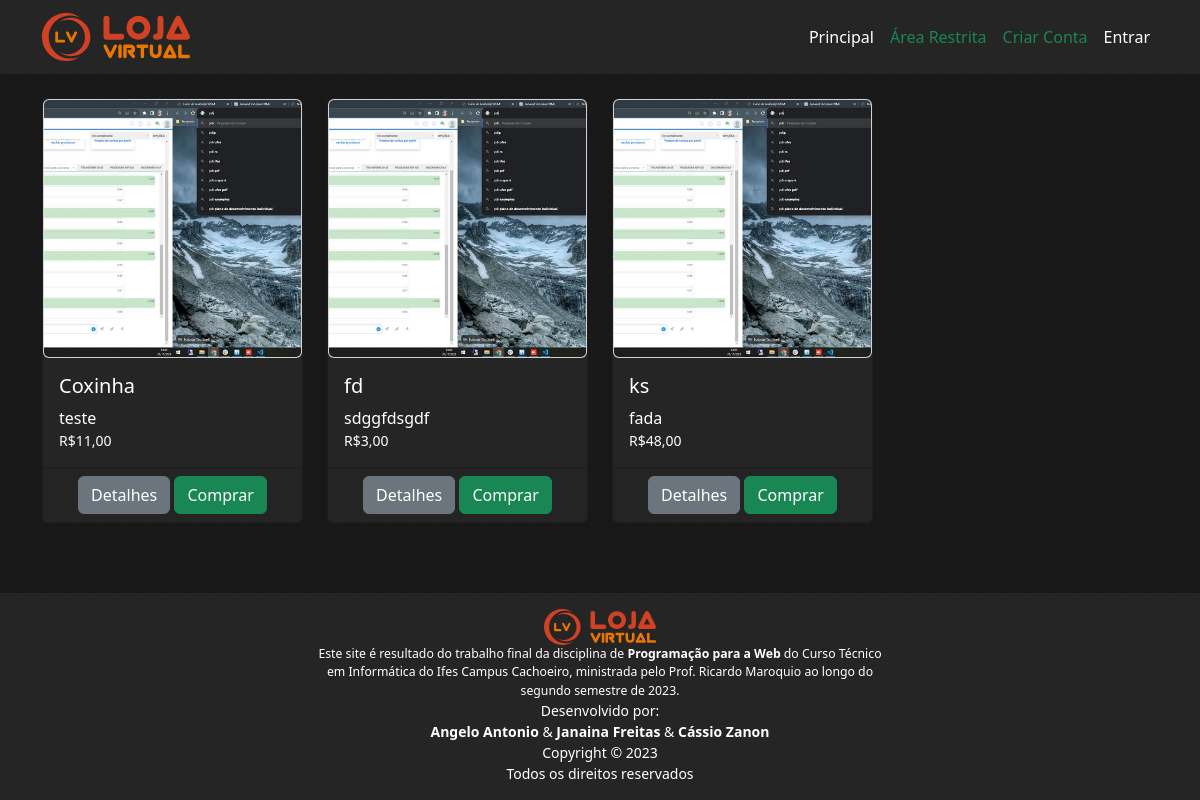
Before: / with the older database file.
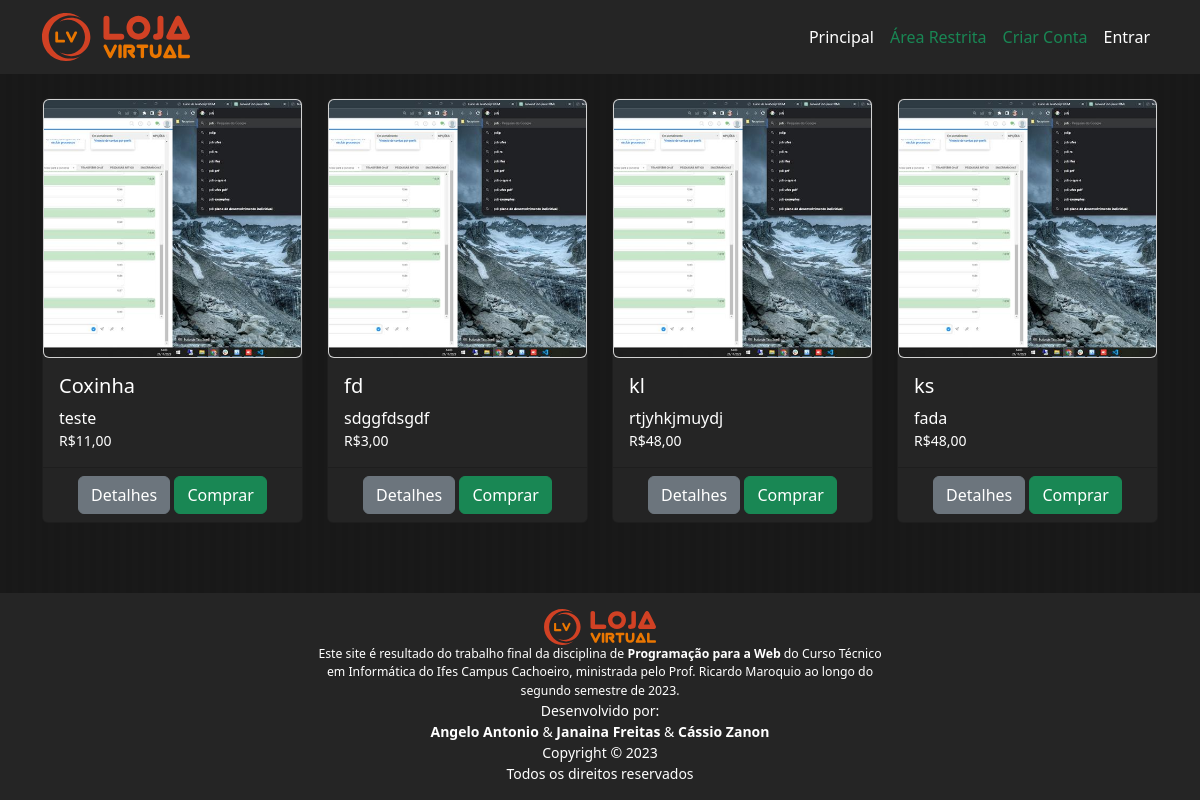
After: the same page with the newer database file.
### tables this page shows
CREATE TABLE produto (
    id           INTEGER         PRIMARY KEY AUTOINCREMENT,
    nome         TEXT            NOT NULL,
    preco        INTEGER         NOT NULL,
    descricao    TEXT            NOT NULL,
    categoria    TEXT            NOT NULL
    );

### routes/RootRouter.py (the view)
@router.get("/", response_class=HTMLResponse)
async def get_root(request: Request, usuario: Usuario = Depends(obter_usuario_logado),):
    produtos = ProdutoRepo.obter_todos()
    return templates.TemplateResponse("root/index.html", {"request": request, "usuario": usuario, "produtos": produtos},)

### templates/root/index.html (shortened to what this page needs)
{% extends "base.html" %}
{% block principal %}
<div class="row row-cols-1 row-cols-sm-2 row-cols-md-3 row-cols-lg-4 rowcols-xxl-6 g-4 mb-0">
    {% for p in produtos: %}
        <div class="col">
            <div class="includes card h-100">
                <img src="/static/img/produtos/{{ '%04d'|format(p.id) }}.jpg" class="card" alt="{{ p.nome }}">
                    <div class="includes card-body">
                        <h5 class="card-title text-white">{{ p.nome }}</h5>
                        <div class="texto-3-linhas">
                            <p class="card-text text-white">
                                {{ p.descricao }}
                            </p>
                        </div>
                        <p class="card-text">
                            <small class="text-white">R${{ p.preco }}</small>
                        </p>
                    </div>
                    <div class="card-footer text-center">
                        {% set text = "Detalhes" %}
                        {% set href = "/produto/" ~ p.id %}
                        {% set classe = "btn-secondary" %}
                        {% include "includes/link.html" %}
                        {% set text = "Comprar" %}
                        {% set type = "submit" %}
                        {% set classe = "btn-success" %}
                        {% include "includes/button.html" %}
                    </div>
            </div>
        </div>
    {% endfor %}
</div>
{% endblock %}

### templates/base.html (shortened to what this page needs)
<html>
    <head>
        <link rel="stylesheet" href="/static/lib/bootstrap/bootstrap.min.css">
        <link rel="stylesheet" href="/static/lib/bootstrap-icons/font/bootstrap-icons.min.css">
        <link rel="stylesheet" href="/static/css/estilos.css">
    </head>
    <body class="d-flex flex-column min-vh-100">
        <nav class="includes navbar navbar-expand-lg">
            <div class="container">
                <a class="navbar-brand" href="/">
                    <img src="/static/img/logotipo.svg"
                        alt="Logotipo Loja Virtual" height="48">
                </a>
                <div class="collapse navbar-collapse justify-content-end text-white"
                    id="navbarPrincipal">
                    <div class="navbar-nav">
                        <a
                            class="nav-link text-center text-white {{'active' if request.url.path == '/'}}"
                            href="/">Principal</a>
                            <a class="nav-link text-center text-success {{'active' if request.url.path == '/arearestrita'}}"
                            href="/arearestrita">Área Restrita</a>
                        {% if not usuario: %}
                        <a
                            class="nav-link text-center text-success {{'active' if request.url.path == '/usuario/novo'}}"
                            href="/usuario/novo">Criar Conta</a>
                        <a
                            class="nav-link text-center text-white {{'active' if request.url.path == '/login'}}"
                            href="/login">Entrar</a>
                        {% endif %}
                    </div>
                </div>
            </div>
        </nav>
        <main class="container my-4">
            {% block principal %}
            {% endblock %}
        </main>
        <footer class="includes p-3 text-center text-white mt-auto">
            <div class="col-6 offset-3">
                <p class="small m-0">
                    <img src="/static/img/logotipo.svg" alt="Logotipo Loja Virtual" height="36"><br>
                        <span class="small">Este site é resultado do trabalho final
                            da disciplina de <b>Programação para a Web</b> do Curso Técnico em
                            Informática do Ifes Campus Cachoeiro, ministrada pelo Prof. Ricardo Maroquio
                            ao longo do segundo semestre de 2023.</span><br>
                            Desenvolvido por:<br>
                        <b>Angelo Antonio</b> & <b>Janaina Freitas</b> & <b>Cássio Zanon</b><br>
                            Copyright &copy; 2023<br>
                            Todos os direitos reservados
                </p>
            </div>
        </footer>
    </body>
</html>

### templates/includes/link.html
<a href="{{ href }}" class="btn {% if classe %}{{ classe }}{% endif %}" role="button" style="text-decoration: none; color: white; display: inline-block; padding: 6px 12px;">
    {{ text }}
</a>

### templates/includes/button.html
<button type="{{ type }}" class="btn {% if classe %}{{ classe }}{% endif %}">
  {{ text }}
</button>

### static/css/estilos.css (style rules this page uses)
* { margin: 0; padding: 0; box-sizing: border-box; }
body { background-image: linear-gradient(to right, #191919 50%, #181818 50%); background-size: 12px 100%; }
.includes { background-color: #252525; }
.texto-3-linhas { display: -webkit-box; -webkit-line-clamp: 3; line-clamp: 3; -webkit-box-orient: vertical; overflow: hidden; }

Changed rows visible on the page:
added produto: nome "kl", descricao "rtjyhkjmuydj", preco "48,00", text "Detalhes", text "Comprar"
